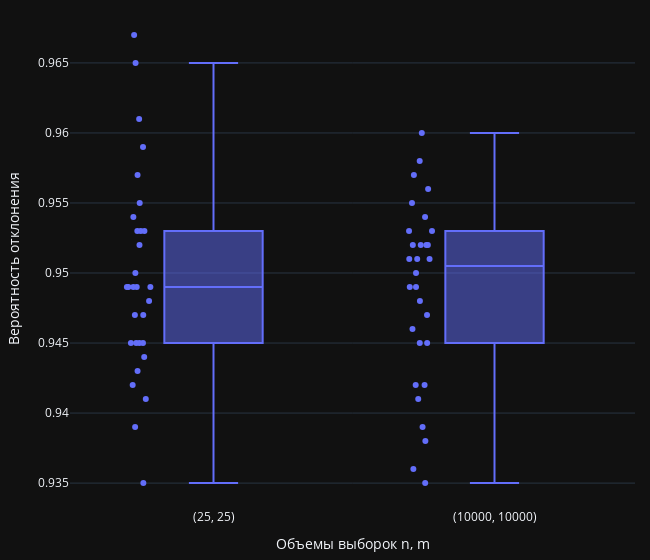

The cell this chart's notebook holds for it:
### Code cell
fig = px.box(box_norm.melt(), x='variable', y='value',
       labels={
           'variable': 'Объемы выборок n, m',
           'value': 'Вероятность отклонения'
       },
       points='all',
       template=theme,
       width=650)
fig.update_layout(margin=dict(l=70, r=15, b=10, t=10), 
                  boxgap=0.5)
fig.show()

### Figure 1 — Plotly figure (JSON) as saved in the notebook; plotly's stock layout.template omitted (floating-point values rounded to 4 significant figures)
{"data": [{"alignmentgroup": "True", "boxpoints": "all", "hovertemplate": "Объемы выборок n, m=%{x}<br>Вероятность отклонения=%{y}<extra></extra>", "legendgroup": "", "marker": {"color": "#636efa"}, "name": "", "notched": false, "offsetgroup": "", "orientation": "v", "showlegend": false, "type": "box", "x": ["(25, 25)", "(25, 25)", "(25, 25)", "(25, 25)", "(25, 25)", "(25, 25)", "(25, 25)", "(25, 25)", "(25, 25)", "(25, 25)", "(25, 25)", "(25, 25)", "(25, 25)", "(25, 25)", "(25, 25)", "(25, 25)", "(25, 25)", "(25, 25)", "(25, 25)", "(25, 25)", "(25, 25)", "(25, 25)", "(25, 25)", "(25, 25)", "(25, 25)", "(25, 25)", "(25, 25)", "(25, 25)", "(25, 25)", "(25, 25)", "(10000, 10000)", "(10000, 10000)", "(10000, 10000)", "(10000, 10000)", "(10000, 10000)", "(10000, 10000)", "(10000, 10000)", "(10000, 10000)", "(10000, 10000)", "(10000, 10000)", "(10000, 10000)", "(10000, 10000)", "(10000, 10000)", "(10000, 10000)", "(10000, 10000)", "(10000, 10000)", "(10000, 10000)", "(10000, 10000)", "(10000, 10000)", "(10000, 10000)", "(10000, 10000)", "(10000, 10000)", "(10000, 10000)", "(10000, 10000)", "(10000, 10000)", "(10000, 10000)", "(10000, 10000)", "(10000, 10000)", "(10000, 10000)", "(10000, 10000)"], "x0": " ", "xaxis": "x", "y": [0.943, 0.953, 0.957, 0.959, 0.965, 0.939, 0.942, 0.948, 0.947, 0.941, 0.961, 0.945, 0.953, 0.945, 0.955, 0.945, 0.95, 0.947, 0.949, 0.949, 0.949, 0.949, 0.935, 0.953, 0.952, 0.945, 0.954, 0.949, 0.967, 0.944, 0.954, 0.951, 0.942, 0.946, 0.945, 0.953, 0.953, 0.935, 0.95, 0.949, 0.948, 0.957, 0.942, 0.947, 0.952, 0.956, 0.958, 0.952, 0.96, 0.941, 0.951, 0.955, 0.951, 0.945, 0.952, 0.936, 0.952, 0.939, 0.938, 0.949], "y0": " ", "yaxis": "y"}], "layout": {"boxgap": 0.5, "boxmode": "group", "legend": {"tracegroupgap": 0}, "margin": {"b": 10, "l": 70, "r": 15, "t": 10}, "width": 650, "xaxis": {"anchor": "y", "domain": [0, 1], "title": {"text": "Объемы выборок n, m"}}, "yaxis": {"anchor": "x", "domain": [0, 1], "title": {"text": "Вероятность отклонения"}}}}
